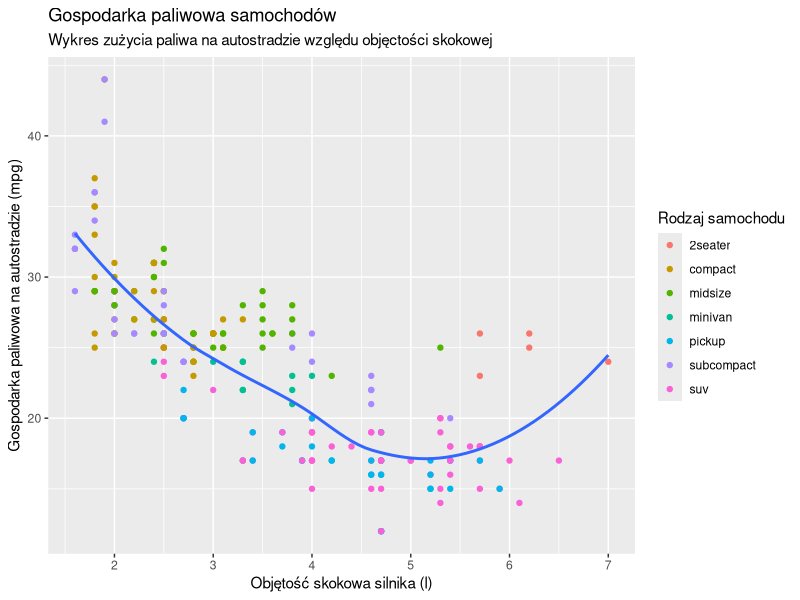
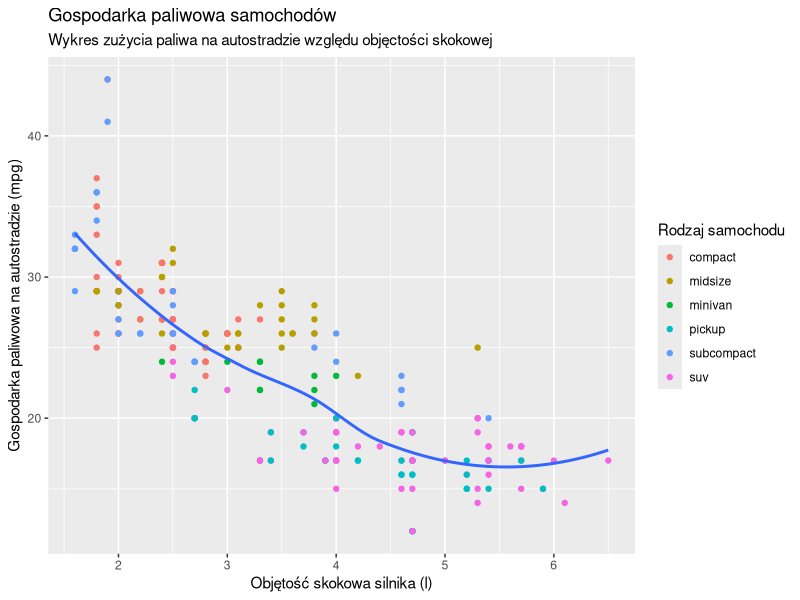
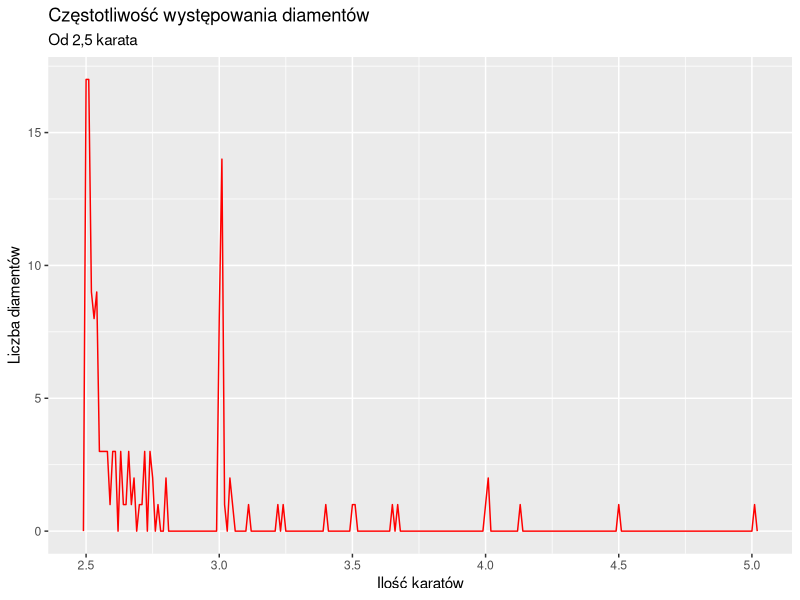
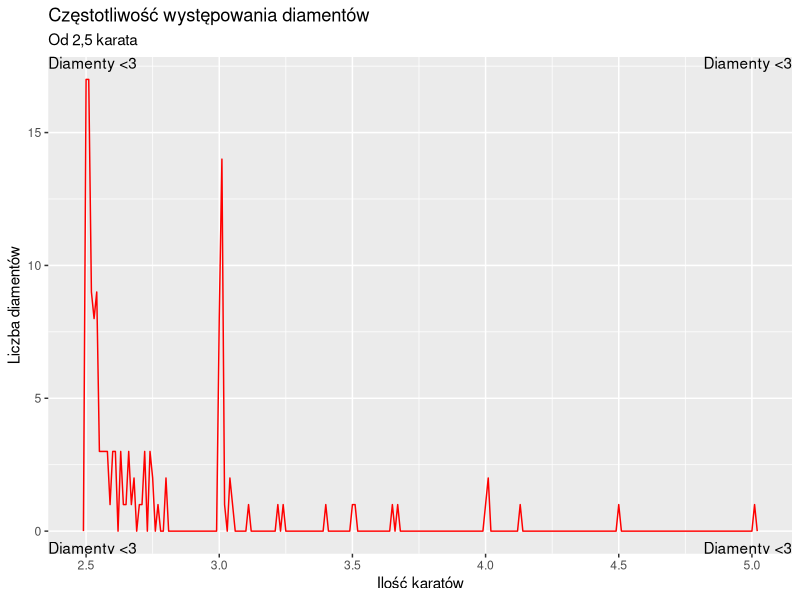
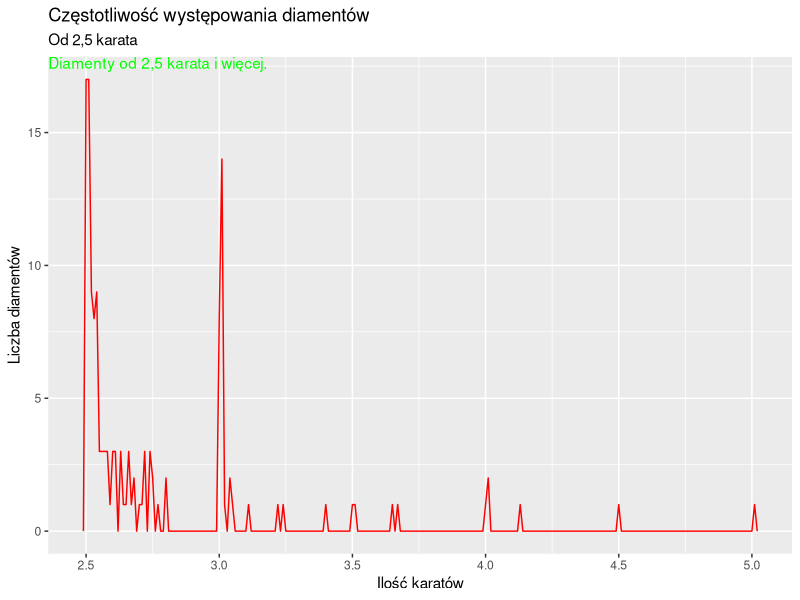
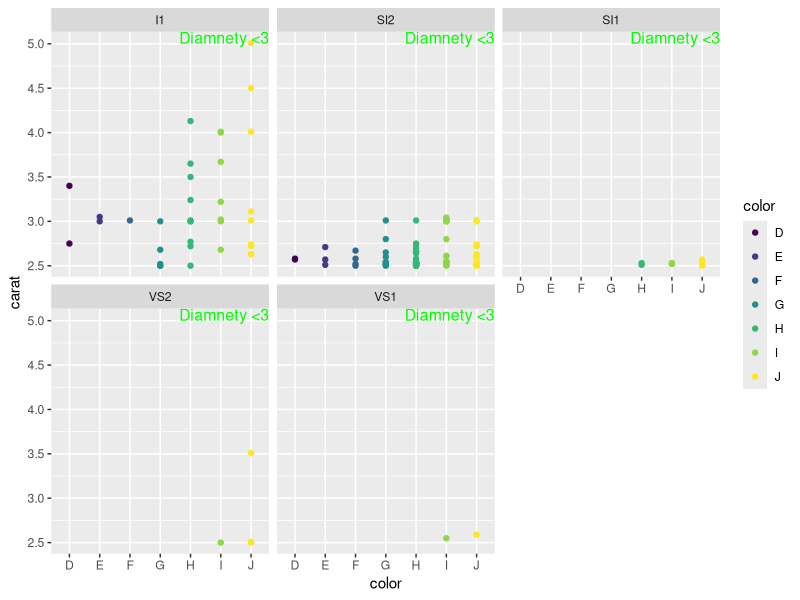
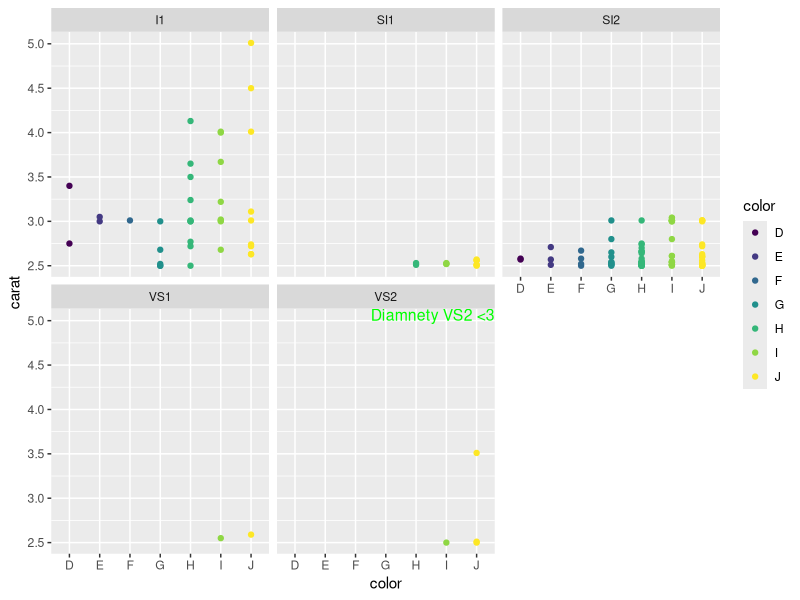
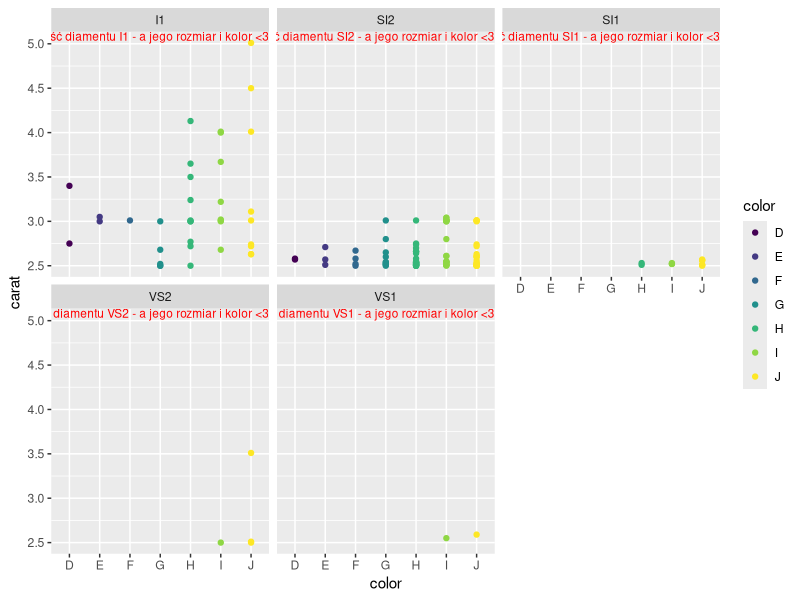

The R script that drew these images, in order:
library(dplyr)
library(ggplot2)
library(tidyverse)


# Do zadań 
bigger <- diamonds %>% 
  filter(carat >= 2.5)

premium <- filter(bigger, cut=='Premium', clarity=='I1')
premium2 <- filter(bigger, cut=='Premium', clarity=='SI2')

print("[!] Zadania z rodziału 5.2:")

program_5.2.1.1 = function()
{
  writeLines("Zad 5.2.1.1 - Utwórz jeden wykres dotyczący danych o gospodarce paliwowej 
  z dostosowanymi etykietami title, subtitle, caption, x, y oraz colour")
  
  writeLines("Odpowiedź: Wykres utworzony na postawie innego 
             
  ")
  mpg %>%
  ggplot(aes(displ, hwy)) %>% +
    geom_point(aes(colour = class)) +
    geom_smooth(se = FALSE) +
    labs(
      title = "Gospodarka paliwowa samochodów",
      subtitle = "Wykres zużycia paliwa na autostradzie względu objęctości skokowej",
      x = "Objętość skokowa silnika (l)",
      y = "Gospodarka paliwowa na autostradzie (mpg)",
      colour = "Rodzaj samochodu")
}

program_5.2.1.1()

program_5.2.1.2 = function()
{
  writeLines("Zad 5.2.1.2 - (opcjonalne) Funkcja geom_smooth() jest dość myląca,
  ponieważ wartości zmiennej hwy dla wielkich silników są przekrzywione w górę 
  z powodu uwzględnienia lekkich samochodów sportowych z wielkimi silnikami.
  Użyj swoich narzędzi do modelowania, aby dopasować i wyświetlić lepszy model.")
  
  writeLines("Odpowiedź:
    Związku z tym, że 2seater zawyża postanowiłem go odfiltrować z wykresu.")
  
  mpg <- filter(mpg, class != '2seater')
  
  mpg %>%
    ggplot(aes(displ, hwy)) %>% +
    geom_point(aes(colour = class)) +
    geom_smooth(se = FALSE) +
    labs(
      title = "Gospodarka paliwowa samochodów",
      subtitle = "Wykres zużycia paliwa na autostradzie względu objęctości skokowej",
      x = "Objętość skokowa silnika (l)",
      y = "Gospodarka paliwowa na autostradzie (mpg)",
      colour = "Rodzaj samochodu")
}

program_5.2.1.2()


program_5.2.1.3 = function()
{
  writeLines("Zad 5.2.1.3 - (opcjonalne) Znajdź wykres eksploracyjny, który
  utworzyłeś w ostatnim miesiącu, i dodaj informacyjne tytuły, aby ułatwić innym 
  jego zrozumienie.")
  
  writeLines("Odpowiedź:
     Wybrałem wykres przedstaiwający częstotliwość występowania diamentów równych
     lub większych niż 2,5 z porzednich zajęć.")
  

  bigger %>% 
    ggplot(aes(carat)) + 
    geom_freqpoly(binwidth = 0.01, color='red') +
    labs(x='Ilość karatów',
         y='Liczba diamentów',
         title='Częstotliwość występowania diamentów',
         subtitle = "Od 2,5 karata")
  
}

program_5.2.1.3()


program_5.3.1.1 = function()
{
  writeLines("Zad 5.3.1.1 - Użyj funkcji geom_text() z nieskończonymi wartościami pozycji, 
  aby umieścić tekst w czterech rogach wykresu.")
  
  writeLines("Odpowiedź:
     Wykorzystałem wykres dotyczący daimentów.        
  ")
  label <- tribble(
    ~carat, ~color, ~label, ~vjust, ~hjust,
    -Inf, Inf, "Diamenty <3", "top", "left",
    Inf, Inf, "Diamenty <3", "top", "right",
    -Inf, -Inf, "Diamenty <3", "bottom", "left",
    Inf, -Inf, "Diamenty <3", "bottom", "right"
  )
  
  bigger %>% 
    ggplot(aes(carat)) + 
    geom_freqpoly(binwidth = 0.01, color='red') +
    labs(x='Ilość karatów',
         y='Liczba diamentów',
         title='Częstotliwość występowania diamentów',
         subtitle = "Od 2,5 karata") +
    geom_text(
      aes(y=color, label = label, vjust = vjust, hjust = hjust),
      data = label) 
}
program_5.3.1.1()


program_5.3.1.2 = function()
{
  writeLines("Zad 5.3.1.2 - Przeczytaj dokumentację funkcji annotate(). 
  Jak z niej skorzystać, aby dodać etykietę tekstową do wykresu bez konieczności 
  tworzenia danych typu tibble?")
  ?annotate
  writeLines("Odpowiedź:
     Użycie annotate bez tworzenia tibble: 
     bigger %>% 
      ggplot(aes(carat)) + 
      geom_freqpoly(binwidth = 0.01, color='red') +
      labs(
        x='Ilość karatów',
        y='Liczba diamentów',
        title='Częstotliwość występowania diamentów',
        ubtitle = \"Od 2,5 karata\") +
      annotate(
        \"text\", x = -Inf, y = Inf,
        label = \"Diamenty od 2,5 karata i więcej.\",
        hjust = \"left\", vjust = \"top\", color='green')
  ")
  
  bigger %>% 
    ggplot(aes(carat)) + 
    geom_freqpoly(binwidth = 0.01, color='red') +
    labs(x='Ilość karatów',
         y='Liczba diamentów',
         title='Częstotliwość występowania diamentów',
         subtitle = "Od 2,5 karata") +
    annotate(
      "text", 
      x = -Inf, y = Inf,
      label = "Diamenty od 2,5 karata i więcej.",
      hjust = "left", vjust = "top", color='green')
}
program_5.3.1.2()

program_5.3.1.3 = function()
{
  writeLines("Zad 5.3.1.3 - Jak etykiety utworzone za pomocą funkcji geom_text()
  działają z panelami? Jak dodać etykietę do pojedynczego panelu? 
  Jak umieścić różne etykiety na każdym panelu? (Wskazówka: pomyśl o danych, 
  na podstawie których utworzyłeś wykres).")
  
  writeLines("Odpowiedź: 
     Etykiety działają z panelami tak, że umieszczane są w ich wnętrzu.
     Utworzenie do wszystkich paneli takiej samej etykiety:
    
     label <- tibble(
      color = Inf,
      carat = Inf,
      label = \"Diamnety <3\"
    )
    
    ggplot(bigger, aes(color, carat, color=color)) +
      geom_point() +
      geom_text(
        aes(label = label), 
        data = label, vjust = \"top\", hjust = \"right\", 
        size = 4, color='green') +
      facet_wrap(~clarity)")
  
  label <- tibble(
    color = Inf,
    carat = Inf,
    label = "Diamnety <3"
  )
  
  ggplot(bigger, aes(color, carat, color=color)) +
    geom_point() +
    geom_text(
      aes(label = label), 
      data = label, vjust = "top", hjust = "right", 
      size = 4, color='green') +
    facet_wrap(~clarity)
}

program_5.3.1.3()

program_5.3.1.3.1 = function()
{
  writeLines("zad 5.3.1.3.1: Jak dodać etykietę do pojedynczego panelu? ")
  writeLines("Odpowiedź: 
  label <- tibble(
    color = Inf,
    carat = Inf,
    label = 'Diamnety VS2 <3',
    clarity = 'VS2'
  )
  
  ggplot(bigger, aes(color, carat, color=color)) +
    geom_point() +
    geom_text(
      aes(label = label), 
      data = label, vjust = 'top', hjust = 'right', 
      size = 4, color='green') +
    facet_wrap(~clarity)")
  
  label <- tibble(
    color = Inf,
    carat = Inf,
    label = 'Diamnety VS2 <3',
    clarity = 'VS2'
  )
  
  ggplot(bigger, aes(color, carat, color=color)) +
    geom_point() +
    geom_text(
      aes(label = label), 
      data = label, vjust = 'top', hjust = 'right', 
      size = 4, color='green') +
    facet_wrap(~clarity)
}
program_5.3.1.3.1()

program_5.3.1.3.2 = function()
{
  writeLines("zad 5.3.1.3.2: Jak umieścić różne etykiety na każdym panelu? ")
  writeLines("Odpowiedź: 
  Dodać pole np. clarity = unique(bigger$clarity) jako pole w label (tibble).
  
  label <- tibble(
    color = Inf,
    carat = Inf,
    clarity = unique(bigger$clarity),
    label = str_c(\"Jakość diamentu \", clarity, \" - a jego rozmiar i kolor <3\")
  )
  
  ggplot(bigger, aes(color, carat, color=color)) +
    geom_point() +
    geom_text(
      aes(label = label), 
      data = label, vjust = 'top', hjust = 'right', 
      size = 3, color='red') +
    facet_wrap(~clarity)")
  
  ?diamonds
  label <- tibble(
    color = Inf,
    carat = Inf,
    clarity = unique(bigger$clarity),
    label = str_c("Jakość diamentu ", clarity, " - a jego rozmiar i kolor <3")
  )
  
  ggplot(bigger, aes(color, carat, color=color)) +
    geom_point() +
    geom_text(
      aes(label = label), 
      data = label, vjust = 'top', hjust = 'right', 
      size = 3, color='red') +
    facet_wrap(~clarity)
}

program_5.3.1.3.2()


program_5.3.1.4 = function()
{
  writeLines("Zad 5.3.1.4 - Jakie argumenty funkcji geom_label() kontrolują 
  wygląd prostokąta tła?")
  ?geom_label
  writeLines("Odpowiedź:
    label.padding: odstęp wokół etykiety. . Wartość domyślna wynosi 0,25 linii. 
    label.r: promień zaokrąglonych narożników. Domyślnie wynosi 0.15 linii.
    label.size: rozmiar ramki w milimetrach         
  ")
}

program_5.3.1.4()


program_5.3.1.5 = function()
{
  writeLines("Zad 5.3.1.5 - Jakie są cztery argumenty funkcji arrow()? 
  Jak działają? Utwórz zestaw wykresów, który zaprezentuje najważniejsze opcje.")
  ?grid::arrow
  writeLines("Odpowiedź:
    A) angle:
    Kąt wierzchołka strzałki w stopniach (mniejsze liczby dają węższe, 
    bardziej punktowe strzałki). Zasadniczo opisuje szerokość grotu strzałki.
    
    B) length:
    Jednostka określająca długość grotu strzałki (od końca do podstawy).
    
    C) ends:
    Jeden z \"last\", \"first\",lub \"both\", wskazujący, które końce linii
    służą do rysowania strzałek.
    
    D) type: 
    Jeden z \"open\" lub \"close\" wskazujący, czy głowica strzałki powinna być
    zamkniętym trójkątem.
  ")
  
}
program_5.3.1.5()

program_5.3.1.5A = function()
{
  writeLines("A) Wykres angle 55:
  premium %>%
  ggplot(aes(x=price, y=carat)) %>% + 
    geom_point(size=5, aes(colour=clarity)) +
    geom_line(aes(group=clarity), arrow = ggplot2::arrow(angle=55))")
  
  premium %>%
  ggplot(aes(x=price, y=carat)) %>% + 
    geom_point(size=5, aes(colour=clarity)) +
    geom_line(aes(group=clarity), arrow = ggplot2::arrow(angle=55)) 
}

program_5.3.1.5B = function()
{
  writeLines("B) Wykres length 2 cm:
  premium %>%
    ggplot(aes(x=price, y=carat)) %>% + 
    geom_point(size=5, aes(colour=clarity)) +
    geom_line(aes(group=clarity), arrow = ggplot2::arrow(length=unit(2, 'cm')))           
  ")
  
  premium %>%
    ggplot(aes(x=price, y=carat)) %>% + 
    geom_point(size=5, aes(colour=clarity)) +
    geom_line(aes(group=clarity), arrow = ggplot2::arrow(length=unit(2, 'cm')))
  
}

program_5.3.1.5C = function()
{
  writeLines("C) Wykres ends:
  premium %>%
    ggplot(aes(x=price, y=carat)) %>% + 
    geom_point(size=5, color='orange') +
    geom_line(aes(group=clarity), arrow = ggplot2::arrow(ends='first'))")
  
  premium %>%
    ggplot(aes(x=price, y=carat)) %>% + 
    geom_point(size=5, color='orange') +
    geom_line(aes(group=clarity), arrow = ggplot2::arrow(ends='first'))

    
}
program_5.3.1.5D = function()
{
  writeLines("D) Wykres type open:
  premium %>%
    ggplot(aes(x=price, y=carat)) %>% + 
    geom_point(size=5, color='yellow') +
    geom_line(aes(group=clarity), arrow = ggplot2::arrow(
      ends='first', type='open'))")
  premium %>%
    ggplot(aes(x=price, y=carat)) %>% + 
    geom_point(size=5, color='orange') +
    geom_line(aes(group=clarity), arrow = ggplot2::arrow(type='open'))
}

program_5.3.1.5A()
program_5.3.1.5B()
program_5.3.1.5C()
program_5.3.1.5D()


program_5.4.4.1 = function()
{
  writeLines("Zad 5.4.4.1 - Dlaczego następujący kod nie przesłania domyślnej
  skali?
  df <- tibble(x = rnorm(10000), y = rnorm(10000))
  
  ggplot(df, aes(x, y)) +
    geom_hex() +
    scale_colour_gradient(low = \"white\", high = \"red\") +
    coord_fixed()")
  
  df <- tibble(x = rnorm(10000), y = rnorm(10000))
  
  ggplot(df, aes(x, y)) +
    geom_hex() +
    scale_colour_gradient(low = "white", high = "red") +
    coord_fixed()
  ?scale_fill_gradient
  writeLines("Odpowiedź:
  Ponieważ potrzeba użyć funkcji, która przedstawia skale za pomocą wpłenienia
  gradientu - scale_fill_gradient:
    ggplot(df, aes(x, y)) +
      geom_hex() +
      scale_fill_gradient(low = \"white\", high = \"red\") +
      coord_fixed()")
  
  df %>%
  ggplot(aes(x, y)) %>% +
    geom_hex() +
    scale_fill_gradient(low = "white", high = "red") +
    coord_fixed()
  
}


program_5.4.4.2 = function()
{
  writeLines("Zad 5.4.4.2 - Jaki jest pierwszy argument dla każdej skali? 
  Jak można go porównać do labs()?.")
  ??scale_color_gradient
  ??labs
  writeLines("Odpowiedź:
  A) Pierwszym argumentem dla każdej skali jest scale_name dla skali 
  czyli je nazwa/etykieta. 
  B) Użycie scale jest równoznaczne z użyciem funkcji labs.
  ")
  
}
program_5.4.4.2()

program_5.4.4.3 = function()
{
  writeLines("Zad 5.4.4.3 - Zmień sposób wyświetlania kadencji prezydenckich poprzez:
  1. Połączenie dwóch wariantów widocznych powyżej.
  2. Ulepszenie wyświetlania osi y.
  3. Umieszczenie przy każdej kadencji etykiety z nazwiskiem prezydenta.
  4. Dodanie informacyjnych etykiet na wykresie.
  5. Umieszczenie odstępów co cztery lata (jest to trudniejsze, niż mogłoby się wydawać!).

  Kod, który może się przydać:

  years <- lubridate::make_date(seq(lubridate::year(min(presidential$start)),
    lubridate::year(max(presidential$end)), by = 4), 1, 1)")
  
  
  writeLines("Odpowiedź:
  years <- lubridate::make_date(
    seq(
      lubridate::year(min(presidential$start)),
      lubridate::year(max(presidential$end)),
      by = 4),
    1, 1)
  
  # Id od którego mają zostać wylistowani prezydenci USA
  start_id = 33
  
  presidential %>%
    # dopisanie id 
    mutate(
      id = start_id + row_number(), 
      name_id = fct_inorder(str_c(name, \" (\", id, \")\"))) %>%
    
    ggplot(aes(start, name_id, colour = party)) +
      geom_point(size=2) +
      geom_segment(aes(xend = end, 
                       yend = name_id)) +
    scale_colour_manual(
      \"party\",  values = c(Democratic = \"blue\", 
                           Republican = \"red\")) +
    scale_y_discrete(NULL) +
    scale_x_date(NULL,
                 breaks = \"4 years\", date_labels = \"'%y\",
                 minor_breaks = years) +
    ggtitle(\"Prezydenci USA - czas piastowania urzędu prezydenta\",
            subtitle = \"Od roku 1953 do 2017\")")
  
  years <- lubridate::make_date(
    seq(
      lubridate::year(min(presidential$start)),
      lubridate::year(max(presidential$end)),
      by = 4),
    1, 1)
  
  # Id od którego mają zostać wylistowani prezydenci USA
  start_id = 33
  
  presidential %>%
    # dopisanie id 
    mutate(
      id = start_id + row_number(), 
      name_id = fct_inorder(str_c(name, " (", id, ")"))) %>%
    
    ggplot(aes(start, name_id, colour = party)) +
      geom_point(size=2) +
      geom_segment(aes(xend = end, 
                       yend = name_id)) +
    scale_colour_manual(
      "party",  values = c(Democratic = "blue", 
                           Republican = "red")) +
    scale_y_discrete(NULL) +
    scale_x_date(NULL,
                 breaks = "4 years", date_labels = "'%y",
                 minor_breaks = years) +
    ggtitle("Prezydenci USA - czas piastowania urzędu prezydenta",
            subtitle = "Od roku 1953 do 2017")
}


program_5.4.4.3()


program_5.4.4.4 = function()
{
  writeLines("Zad 5.4.4.4 - Użyj override.aes, aby zwiększyć czytelność legendy 
  na poniższym wykresie:
  ggplot(diamonds, aes(carat, price)) +
    geom_point(aes(colour = cut), alpha = 1/20)")
  
  diamonds %>%
    ggplot(aes(carat, price)) %>% +
      geom_point(aes(color = cut), alpha = 1 / 20) +
      guides(colour = guide_legend(override.aes = list(alpha = 1)))
  
}

program_5.4.4.4()
